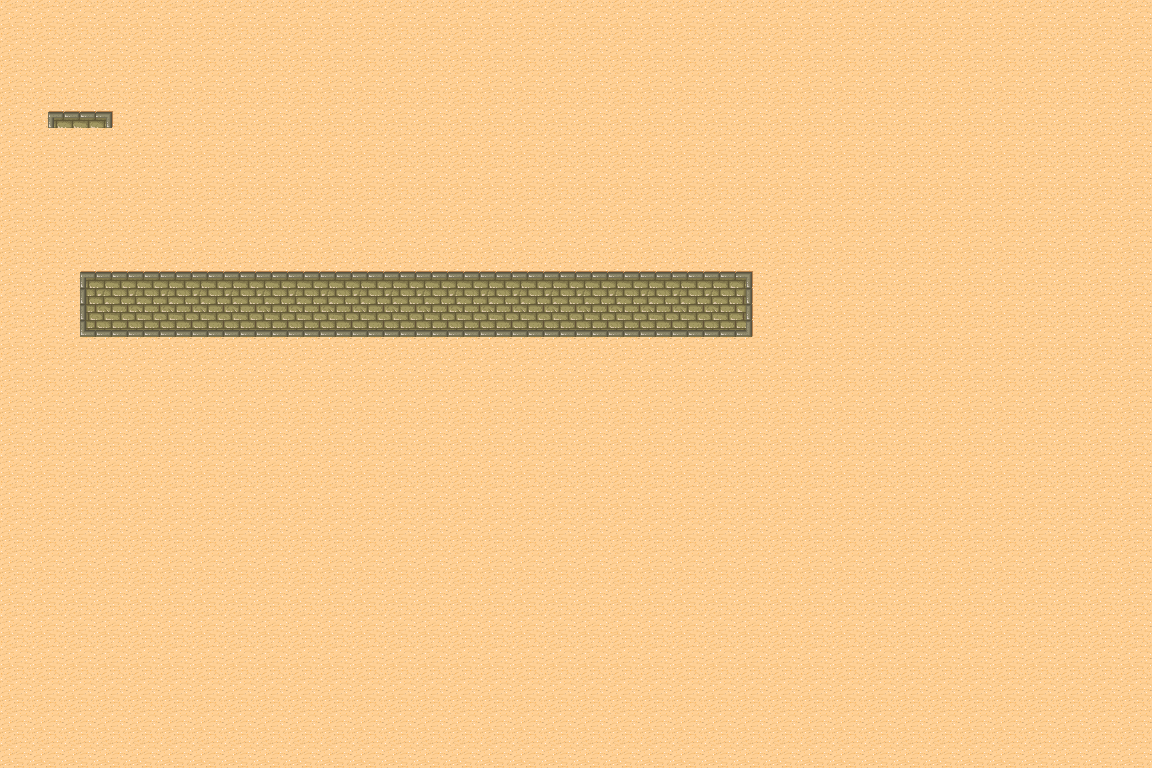

Tiled map render using the project's own tile images. Description and the map definition, with tile-layer contents summarised, below:
An orthogonal 36x24 tile map with 32x32 px tiles, 2 tile layers (background, box2d).

<map version="1.0" orientation="orthogonal" width="36" height="24" tilewidth="32" tileheight="32">
 <tileset firstgid="1" name="map" tilewidth="32" tileheight="32" spacing="1">
  <image source="map.png" width="264" height="198" />
 </tileset>
 <layer name="background" width="36" height="24">
  <data>[864 cells, 864 non-empty, 1 distinct tile ids]</data>
 </layer>
 <layer name="box2d" width="36" height="24">
  <data>[864 cells, 69 non-empty, 9 distinct tile ids]</data>
 </layer>
</map>